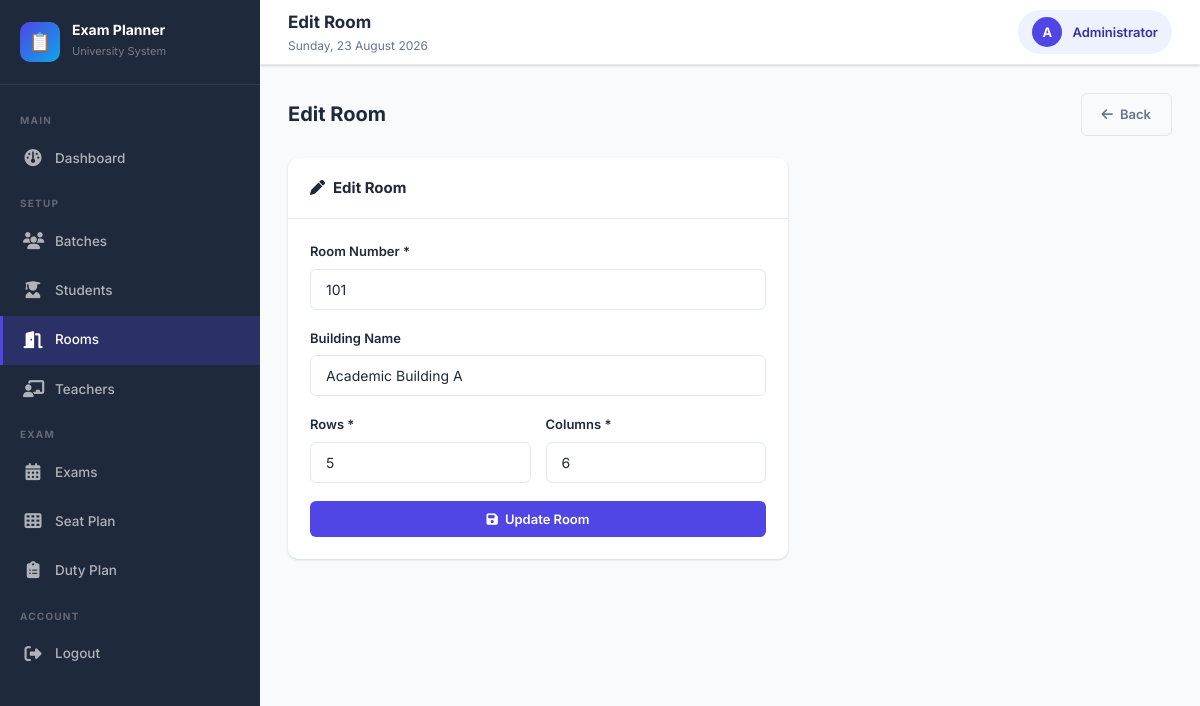
Page /modules/rooms/edit.php?id=1 (signed in) on the committed database.
### tables this page shows
CREATE TABLE IF NOT EXISTS rooms (
    id INT AUTO_INCREMENT PRIMARY KEY,
    room_no VARCHAR(50) NOT NULL,
    building VARCHAR(100),
    capacity INT NOT NULL,
    `rows` INT NOT NULL DEFAULT 5,
    `cols` INT NOT NULL DEFAULT 6,
    created_at TIMESTAMP DEFAULT CURRENT_TIMESTAMP
);

### modules/rooms/edit.php (the view, shortened to what this page needs)
<?php
require_once '../../config/db.php';
$id = (int)($_GET['id'] ?? 0);
$room = $conn->query("SELECT * FROM rooms WHERE id=$id")->fetch_assoc();
include '../../includes/header.php';
?>
<div class="page-title">
    <div><h2>Edit Room</h2></div>
    <a href="index.php" class="btn btn-outline"><i class="fa fa-arrow-left"></i> Back</a>
</div>
<div class="card" style="max-width:500px">
    <div class="card-header"><h4><i class="fa fa-pen"></i> Edit Room</h4></div>
    <div class="card-body">
        <form method="POST">
            <div class="form-group">
                <label>Room Number *</label>
                <input type="text" name="room_no" class="form-control" value="<?= htmlspecialchars($room['room_no']) ?>" required>
            </div>
            <div class="form-group">
                <label>Building Name</label>
                <input type="text" name="building" class="form-control" value="<?= htmlspecialchars($room['building'] ?? '') ?>">
            </div>
            <div style="display:grid;grid-template-columns:1fr 1fr;gap:15px">
                <div class="form-group">
                    <label>Rows *</label>
                    <input type="number" name="rows" class="form-control" value="<?= $room['rows'] ?>" min="1" required>
                </div>
                <div class="form-group">
                    <label>Columns *</label>
                    <input type="number" name="cols" class="form-control" value="<?= $room['cols'] ?>" min="1" required>
                </div>
            </div>
            <button type="submit" class="btn btn-primary btn-block"><i class="fa fa-save"></i> Update Room</button>
        </form>
    </div>
</div>
<?php include '../../includes/footer.php'; ?>

### assets/css/style.css (style rules this page uses)
:root { --primary: #4F46E5; --primary-dark: #3730A3; --primary-light: #EEF2FF; --secondary: #0EA5E9; --success: #10B981; --warning: #F59E0B; --danger: #EF4444; --dark: #1E293B; --gray: #64748B; --light: #F8FAFC; --border: #E2E8F0; --white: #FFFFFF; --sidebar-width: 260px; --header-height: 65px; --shadow: 0 1px 3px rgba(0,0,0,0.1), 0 1px 2px rgba(0,0,0,0.06); --shadow-md: 0 4px 6px -1px rgba(0,0,0,0.1), 0 2px 4px -1px rgba(0,0,0,0.06); --shadow-lg: 0 10px 15px -3px rgba(0,0,0,0.1), 0 4px 6px -2px rgba(0,0,0,0.05); --radius: 10px; --radius-sm: 6px; }
* { margin: 0; padding: 0; box-sizing: border-box; }
body { font-family: 'Inter', sans-serif; background: var(--light); color: var(--dark); font-size: 14px; line-height: 1.6; }
.form-group { margin-bottom: 18px; text-align: left; }
.form-group label { display: block; font-size: 13px; font-weight: 600; color: var(--dark); margin-bottom: 7px; }
.form-control { width: 100%; padding: 11px 15px; border: 1.5px solid var(--border); border-radius: var(--radius-sm); font-size: 14px; font-family: 'Inter', sans-serif; transition: all 0.2s; background: var(--white); color: var(--dark); }
.btn { display: inline-flex; align-items: center; gap: 7px; padding: 10px 20px; border-radius: var(--radius-sm); font-size: 13px; font-weight: 600; font-family: 'Inter', sans-serif; cursor: pointer; border: none; transition: all 0.2s; text-decoration: none; }
.btn-primary { background: var(--primary); color: white; }
.btn-outline { background: transparent; border: 1.5px solid var(--border); color: var(--gray); }
.btn-block { width: 100%; justify-content: center; }
.card { background: var(--white); border-radius: var(--radius); box-shadow: var(--shadow); overflow: hidden; }
.card-header { padding: 18px 22px; border-bottom: 1px solid var(--border); display: flex; align-items: center; justify-content: space-between; flex-wrap: wrap; gap: 10px; }
.card-header h4 { font-size: 15px; font-weight: 700; color: var(--dark); display: flex; align-items: center; gap: 8px; }
.card-body { padding: 22px; }
.page-title { margin-bottom: 22px; display: flex; align-items: center; justify-content: space-between; flex-wrap: wrap; gap: 12px; }
.page-title h2 { font-size: 20px; font-weight: 700; color: var(--dark); }

### rows in the picture
rooms: room_no "101", building "Academic Building A", rows "5", cols "6"

### other values in the picture
$page_title "Edit Room"
substr($_SESSION['admin_name'], 0, 1) "A"
$_SESSION['admin_name'] "Administrator"
